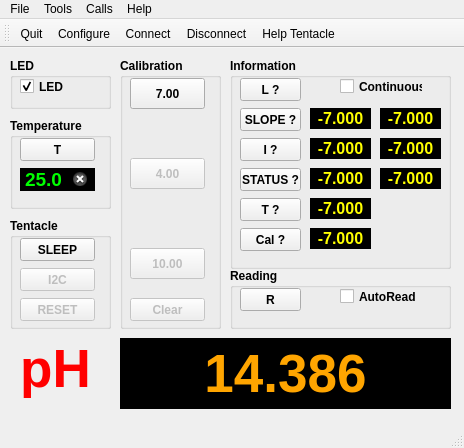
<?xml version="1.0" encoding="UTF-8"?>
<ui version="4.0">
 <class>MainWindow</class>
 <widget class="QMainWindow" name="MainWindow">
  <property name="geometry">
   <rect>
    <x>0</x>
    <y>0</y>
    <width>464</width>
    <height>448</height>
   </rect>
  </property>
  <property name="windowTitle">
   <string>Terminal for Tentacle Mini pH meter</string>
  </property>
  <widget class="QWidget" name="centralWidget">
   <widget class="QGroupBox" name="gbCalibration">
    <property name="geometry">
     <rect>
      <x>120</x>
      <y>10</y>
      <width>101</width>
      <height>271</height>
     </rect>
    </property>
    <property name="font">
     <font>
      <weight>75</weight>
      <bold>true</bold>
     </font>
    </property>
    <property name="title">
     <string>Calibration</string>
    </property>
    <widget class="QPushButton" name="btnCalMid">
     <property name="geometry">
      <rect>
       <x>10</x>
       <y>20</y>
       <width>75</width>
       <height>31</height>
      </rect>
     </property>
     <property name="text">
      <string>7.00</string>
     </property>
    </widget>
    <widget class="QPushButton" name="btnCalLow">
     <property name="enabled">
      <bool>false</bool>
     </property>
     <property name="geometry">
      <rect>
       <x>10</x>
       <y>100</y>
       <width>75</width>
       <height>31</height>
      </rect>
     </property>
     <property name="text">
      <string>4.00</string>
     </property>
    </widget>
    <widget class="QPushButton" name="btnCalHigh">
     <property name="enabled">
      <bool>false</bool>
     </property>
     <property name="geometry">
      <rect>
       <x>10</x>
       <y>190</y>
       <width>75</width>
       <height>31</height>
      </rect>
     </property>
     <property name="text">
      <string>10.00</string>
     </property>
    </widget>
    <widget class="QPushButton" name="btnCalClear">
     <property name="enabled">
      <bool>false</bool>
     </property>
     <property name="geometry">
      <rect>
       <x>10</x>
       <y>240</y>
       <width>75</width>
       <height>23</height>
      </rect>
     </property>
     <property name="text">
      <string>Clear</string>
     </property>
    </widget>
    <widget class="QLabel" name="label_2">
     <property name="geometry">
      <rect>
       <x>16</x>
       <y>55</y>
       <width>64</width>
       <height>40</height>
      </rect>
     </property>
     <property name="text">
      <string/>
     </property>
     <property name="pixmap">
      <pixmap resource="atlasterminal.qrc">:/new/arrows/images/1446825729_icon-arrow-down-b.ico</pixmap>
     </property>
     <property name="scaledContents">
      <bool>true</bool>
     </property>
     <property name="alignment">
      <set>Qt::AlignCenter</set>
     </property>
    </widget>
    <widget class="QLabel" name="label_3">
     <property name="geometry">
      <rect>
       <x>16</x>
       <y>145</y>
       <width>64</width>
       <height>40</height>
      </rect>
     </property>
     <property name="text">
      <string/>
     </property>
     <property name="pixmap">
      <pixmap resource="atlasterminal.qrc">:/new/arrows/images/1446825729_icon-arrow-down-b.ico</pixmap>
     </property>
     <property name="scaledContents">
      <bool>true</bool>
     </property>
     <property name="alignment">
      <set>Qt::AlignCenter</set>
     </property>
    </widget>
   </widget>
   <widget class="QGroupBox" name="groupBox">
    <property name="geometry">
     <rect>
      <x>230</x>
      <y>10</y>
      <width>221</width>
      <height>211</height>
     </rect>
    </property>
    <property name="sizePolicy">
     <sizepolicy hsizetype="Minimum" vsizetype="Fixed">
      <horstretch>0</horstretch>
      <verstretch>0</verstretch>
     </sizepolicy>
    </property>
    <property name="font">
     <font>
      <weight>75</weight>
      <bold>true</bold>
     </font>
    </property>
    <property name="title">
     <string>Information</string>
    </property>
    <widget class="QPushButton" name="btnSlope">
     <property name="geometry">
      <rect>
       <x>10</x>
       <y>50</y>
       <width>61</width>
       <height>23</height>
      </rect>
     </property>
     <property name="text">
      <string>SLOPE ?</string>
     </property>
    </widget>
    <widget class="QPushButton" name="btnInfo">
     <property name="geometry">
      <rect>
       <x>10</x>
       <y>80</y>
       <width>61</width>
       <height>23</height>
      </rect>
     </property>
     <property name="text">
      <string>I ?</string>
     </property>
    </widget>
    <widget class="QPushButton" name="btnStatus">
     <property name="geometry">
      <rect>
       <x>10</x>
       <y>110</y>
       <width>61</width>
       <height>23</height>
      </rect>
     </property>
     <property name="sizePolicy">
      <sizepolicy hsizetype="Minimum" vsizetype="Fixed">
       <horstretch>0</horstretch>
       <verstretch>0</verstretch>
      </sizepolicy>
     </property>
     <property name="text">
      <string>STATUS ?</string>
     </property>
    </widget>
    <widget class="QLabel" name="acidSlopeLabel">
     <property name="geometry">
      <rect>
       <x>80</x>
       <y>50</y>
       <width>61</width>
       <height>21</height>
      </rect>
     </property>
     <property name="font">
      <font>
       <family>Arial</family>
       <pointsize>12</pointsize>
       <weight>75</weight>
       <bold>true</bold>
      </font>
     </property>
     <property name="styleSheet">
      <string notr="true">background: black;
color: yellow;
</string>
     </property>
     <property name="text">
      <string>-7.000</string>
     </property>
     <property name="textFormat">
      <enum>Qt::PlainText</enum>
     </property>
     <property name="alignment">
      <set>Qt::AlignCenter</set>
     </property>
     <property name="margin">
      <number>4</number>
     </property>
    </widget>
    <widget class="QLabel" name="basicSlopeLabel">
     <property name="geometry">
      <rect>
       <x>150</x>
       <y>50</y>
       <width>61</width>
       <height>21</height>
      </rect>
     </property>
     <property name="font">
      <font>
       <family>Arial</family>
       <pointsize>12</pointsize>
       <weight>75</weight>
       <bold>true</bold>
      </font>
     </property>
     <property name="styleSheet">
      <string notr="true">background: black;
color: yellow;
</string>
     </property>
     <property name="text">
      <string>-7.000</string>
     </property>
     <property name="textFormat">
      <enum>Qt::PlainText</enum>
     </property>
     <property name="alignment">
      <set>Qt::AlignCenter</set>
     </property>
     <property name="margin">
      <number>4</number>
     </property>
    </widget>
    <widget class="QLabel" name="probeLabel">
     <property name="geometry">
      <rect>
       <x>80</x>
       <y>80</y>
       <width>61</width>
       <height>21</height>
      </rect>
     </property>
     <property name="font">
      <font>
       <family>Arial</family>
       <pointsize>12</pointsize>
       <weight>75</weight>
       <bold>true</bold>
      </font>
     </property>
     <property name="styleSheet">
      <string notr="true">background: black;
color: yellow;
</string>
     </property>
     <property name="text">
      <string>-7.000</string>
     </property>
     <property name="textFormat">
      <enum>Qt::PlainText</enum>
     </property>
     <property name="alignment">
      <set>Qt::AlignCenter</set>
     </property>
     <property name="margin">
      <number>4</number>
     </property>
    </widget>
    <widget class="QLabel" name="rstLabel">
     <property name="geometry">
      <rect>
       <x>80</x>
       <y>110</y>
       <width>61</width>
       <height>21</height>
      </rect>
     </property>
     <property name="font">
      <font>
       <family>Arial</family>
       <pointsize>12</pointsize>
       <weight>75</weight>
       <bold>true</bold>
      </font>
     </property>
     <property name="styleSheet">
      <string notr="true">background: black;
color: yellow;
</string>
     </property>
     <property name="text">
      <string>-7.000</string>
     </property>
     <property name="textFormat">
      <enum>Qt::PlainText</enum>
     </property>
     <property name="alignment">
      <set>Qt::AlignCenter</set>
     </property>
     <property name="margin">
      <number>4</number>
     </property>
    </widget>
    <widget class="QLabel" name="versionLabel">
     <property name="geometry">
      <rect>
       <x>150</x>
       <y>80</y>
       <width>61</width>
       <height>21</height>
      </rect>
     </property>
     <property name="font">
      <font>
       <family>Arial</family>
       <pointsize>12</pointsize>
       <weight>75</weight>
       <bold>true</bold>
      </font>
     </property>
     <property name="styleSheet">
      <string notr="true">background: black;
color: yellow;
</string>
     </property>
     <property name="text">
      <string>-7.000</string>
     </property>
     <property name="textFormat">
      <enum>Qt::PlainText</enum>
     </property>
     <property name="alignment">
      <set>Qt::AlignCenter</set>
     </property>
     <property name="margin">
      <number>4</number>
     </property>
    </widget>
    <widget class="QLabel" name="voltLabel">
     <property name="geometry">
      <rect>
       <x>150</x>
       <y>110</y>
       <width>61</width>
       <height>21</height>
      </rect>
     </property>
     <property name="font">
      <font>
       <family>Arial</family>
       <pointsize>12</pointsize>
       <weight>75</weight>
       <bold>true</bold>
      </font>
     </property>
     <property name="styleSheet">
      <string notr="true">background: black;
color: yellow;
</string>
     </property>
     <property name="text">
      <string>-7.000</string>
     </property>
     <property name="textFormat">
      <enum>Qt::PlainText</enum>
     </property>
     <property name="alignment">
      <set>Qt::AlignCenter</set>
     </property>
     <property name="margin">
      <number>4</number>
     </property>
    </widget>
    <widget class="QPushButton" name="btnLED">
     <property name="geometry">
      <rect>
       <x>10</x>
       <y>20</y>
       <width>61</width>
       <height>23</height>
      </rect>
     </property>
     <property name="text">
      <string>L ?</string>
     </property>
    </widget>
    <widget class="QPushButton" name="btnGetTemp">
     <property name="geometry">
      <rect>
       <x>10</x>
       <y>140</y>
       <width>61</width>
       <height>23</height>
      </rect>
     </property>
     <property name="text">
      <string>T ?</string>
     </property>
    </widget>
    <widget class="QLabel" name="tempLabel">
     <property name="geometry">
      <rect>
       <x>80</x>
       <y>140</y>
       <width>61</width>
       <height>21</height>
      </rect>
     </property>
     <property name="font">
      <font>
       <family>Arial</family>
       <pointsize>12</pointsize>
       <weight>75</weight>
       <bold>true</bold>
      </font>
     </property>
     <property name="styleSheet">
      <string notr="true">background: black;
color: yellow;
</string>
     </property>
     <property name="text">
      <string>-7.000</string>
     </property>
     <property name="textFormat">
      <enum>Qt::PlainText</enum>
     </property>
     <property name="alignment">
      <set>Qt::AlignCenter</set>
     </property>
     <property name="margin">
      <number>4</number>
     </property>
    </widget>
    <widget class="QPushButton" name="btnCal">
     <property name="geometry">
      <rect>
       <x>10</x>
       <y>170</y>
       <width>61</width>
       <height>23</height>
      </rect>
     </property>
     <property name="text">
      <string>Cal ?</string>
     </property>
    </widget>
    <widget class="QLabel" name="calLabel">
     <property name="geometry">
      <rect>
       <x>80</x>
       <y>170</y>
       <width>61</width>
       <height>21</height>
      </rect>
     </property>
     <property name="font">
      <font>
       <family>Arial</family>
       <pointsize>12</pointsize>
       <weight>75</weight>
       <bold>true</bold>
      </font>
     </property>
     <property name="styleSheet">
      <string notr="true">background: black;
color: yellow;
</string>
     </property>
     <property name="text">
      <string>-7.000</string>
     </property>
     <property name="textFormat">
      <enum>Qt::PlainText</enum>
     </property>
     <property name="alignment">
      <set>Qt::AlignCenter</set>
     </property>
     <property name="margin">
      <number>4</number>
     </property>
    </widget>
    <widget class="QCheckBox" name="contCB">
     <property name="geometry">
      <rect>
       <x>110</x>
       <y>20</y>
       <width>83</width>
       <height>17</height>
      </rect>
     </property>
     <property name="text">
      <string>Continuous</string>
     </property>
    </widget>
   </widget>
   <widget class="QGroupBox" name="gbLED">
    <property name="geometry">
     <rect>
      <x>10</x>
      <y>10</y>
      <width>101</width>
      <height>51</height>
     </rect>
    </property>
    <property name="font">
     <font>
      <weight>75</weight>
      <bold>true</bold>
     </font>
    </property>
    <property name="title">
     <string>LED</string>
    </property>
    <widget class="QCheckBox" name="ledCheckBox">
     <property name="geometry">
      <rect>
       <x>10</x>
       <y>20</y>
       <width>70</width>
       <height>17</height>
      </rect>
     </property>
     <property name="autoFillBackground">
      <bool>false</bool>
     </property>
     <property name="text">
      <string>LED</string>
     </property>
     <property name="checked">
      <bool>true</bool>
     </property>
    </widget>
    <widget class="LedIndicator" name="stateLed" native="true">
     <property name="geometry">
      <rect>
       <x>60</x>
       <y>17</y>
       <width>25</width>
       <height>25</height>
      </rect>
     </property>
    </widget>
   </widget>
   <widget class="QGroupBox" name="gbTemp">
    <property name="geometry">
     <rect>
      <x>10</x>
      <y>70</y>
      <width>101</width>
      <height>91</height>
     </rect>
    </property>
    <property name="font">
     <font>
      <weight>75</weight>
      <bold>true</bold>
     </font>
    </property>
    <property name="title">
     <string>Temperature</string>
    </property>
    <widget class="QPushButton" name="btnSetTemp">
     <property name="geometry">
      <rect>
       <x>10</x>
       <y>20</y>
       <width>75</width>
       <height>23</height>
      </rect>
     </property>
     <property name="text">
      <string>T</string>
     </property>
    </widget>
    <widget class="QLineEdit" name="leTemp">
     <property name="geometry">
      <rect>
       <x>10</x>
       <y>50</y>
       <width>75</width>
       <height>23</height>
      </rect>
     </property>
     <property name="font">
      <font>
       <family>Arial</family>
       <pointsize>14</pointsize>
       <weight>75</weight>
       <bold>true</bold>
      </font>
     </property>
     <property name="autoFillBackground">
      <bool>false</bool>
     </property>
     <property name="styleSheet">
      <string notr="true">background: black;
color: lime;
</string>
     </property>
     <property name="text">
      <string>25.0</string>
     </property>
     <property name="frame">
      <bool>false</bool>
     </property>
     <property name="alignment">
      <set>Qt::AlignCenter</set>
     </property>
     <property name="clearButtonEnabled">
      <bool>true</bool>
     </property>
    </widget>
   </widget>
   <widget class="QGroupBox" name="gbRead">
    <property name="geometry">
     <rect>
      <x>230</x>
      <y>220</y>
      <width>221</width>
      <height>61</height>
     </rect>
    </property>
    <property name="font">
     <font>
      <weight>75</weight>
      <bold>true</bold>
     </font>
    </property>
    <property name="title">
     <string>Reading</string>
    </property>
    <widget class="QPushButton" name="btnpH">
     <property name="geometry">
      <rect>
       <x>10</x>
       <y>20</y>
       <width>61</width>
       <height>23</height>
      </rect>
     </property>
     <property name="text">
      <string>R</string>
     </property>
    </widget>
    <widget class="QCheckBox" name="cbAuto">
     <property name="geometry">
      <rect>
       <x>110</x>
       <y>20</y>
       <width>81</width>
       <height>17</height>
      </rect>
     </property>
     <property name="text">
      <string>AutoRead</string>
     </property>
    </widget>
   </widget>
   <widget class="QLabel" name="pHLabel">
    <property name="geometry">
     <rect>
      <x>120</x>
      <y>290</y>
      <width>331</width>
      <height>71</height>
     </rect>
    </property>
    <property name="font">
     <font>
      <family>Arial</family>
      <pointsize>40</pointsize>
      <weight>75</weight>
      <bold>true</bold>
     </font>
    </property>
    <property name="styleSheet">
     <string notr="true">background: black;
color: orange;
</string>
    </property>
    <property name="text">
     <string>14.386</string>
    </property>
    <property name="textFormat">
     <enum>Qt::PlainText</enum>
    </property>
    <property name="alignment">
     <set>Qt::AlignCenter</set>
    </property>
    <property name="margin">
     <number>4</number>
    </property>
   </widget>
   <widget class="QLabel" name="label">
    <property name="geometry">
     <rect>
      <x>10</x>
      <y>290</y>
      <width>91</width>
      <height>61</height>
     </rect>
    </property>
    <property name="font">
     <font>
      <pointsize>40</pointsize>
      <weight>75</weight>
      <bold>true</bold>
     </font>
    </property>
    <property name="styleSheet">
     <string notr="true">color: red;</string>
    </property>
    <property name="text">
     <string>pH</string>
    </property>
    <property name="alignment">
     <set>Qt::AlignCenter</set>
    </property>
   </widget>
   <widget class="QGroupBox" name="gbSys">
    <property name="geometry">
     <rect>
      <x>10</x>
      <y>170</y>
      <width>101</width>
      <height>111</height>
     </rect>
    </property>
    <property name="font">
     <font>
      <weight>75</weight>
      <bold>true</bold>
     </font>
    </property>
    <property name="title">
     <string>Tentacle</string>
    </property>
    <widget class="QPushButton" name="btnSleep">
     <property name="geometry">
      <rect>
       <x>10</x>
       <y>20</y>
       <width>75</width>
       <height>23</height>
      </rect>
     </property>
     <property name="text">
      <string>SLEEP</string>
     </property>
    </widget>
    <widget class="QPushButton" name="btnI2CAddr">
     <property name="enabled">
      <bool>false</bool>
     </property>
     <property name="geometry">
      <rect>
       <x>10</x>
       <y>50</y>
       <width>75</width>
       <height>23</height>
      </rect>
     </property>
     <property name="text">
      <string>I2C</string>
     </property>
    </widget>
    <widget class="QPushButton" name="btnFactReset">
     <property name="enabled">
      <bool>false</bool>
     </property>
     <property name="geometry">
      <rect>
       <x>10</x>
       <y>80</y>
       <width>75</width>
       <height>23</height>
      </rect>
     </property>
     <property name="text">
      <string>RESET</string>
     </property>
    </widget>
   </widget>
  </widget>
  <widget class="QMenuBar" name="menuBar">
   <property name="geometry">
    <rect>
     <x>0</x>
     <y>0</y>
     <width>464</width>
     <height>21</height>
    </rect>
   </property>
   <widget class="QMenu" name="menuCalls">
    <property name="title">
     <string>Calls</string>
    </property>
    <addaction name="separator"/>
   </widget>
   <widget class="QMenu" name="menuTools">
    <property name="title">
     <string>Tools</string>
    </property>
   </widget>
   <widget class="QMenu" name="menuHelp">
    <property name="title">
     <string>Help</string>
    </property>
   </widget>
   <widget class="QMenu" name="menuFile">
    <property name="title">
     <string>File</string>
    </property>
    <addaction name="actionQuit"/>
   </widget>
   <addaction name="menuFile"/>
   <addaction name="menuTools"/>
   <addaction name="menuCalls"/>
   <addaction name="menuHelp"/>
  </widget>
  <widget class="QStatusBar" name="statusBar"/>
  <widget class="QToolBar" name="toolBar">
   <property name="windowTitle">
    <string>toolBar</string>
   </property>
   <attribute name="toolBarArea">
    <enum>TopToolBarArea</enum>
   </attribute>
   <attribute name="toolBarBreak">
    <bool>false</bool>
   </attribute>
   <addaction name="actionQuit"/>
   <addaction name="actionConfigure"/>
   <addaction name="actionConnect"/>
   <addaction name="actionDisconnect"/>
   <addaction name="action_Help_Tentacle"/>
  </widget>
  <action name="actionQuit">
   <property name="icon">
    <iconset resource="atlasterminal.qrc">
     <normaloff>:/new/images/images/application-exit.png</normaloff>:/new/images/images/application-exit.png</iconset>
   </property>
   <property name="text">
    <string>&amp;Quit</string>
   </property>
   <property name="shortcut">
    <string>Ctrl+Q</string>
   </property>
  </action>
  <action name="actionConnect">
   <property name="icon">
    <iconset resource="atlasterminal.qrc">
     <normaloff>:/new/images/images/connect.png</normaloff>:/new/images/images/connect.png</iconset>
   </property>
   <property name="text">
    <string>&amp;Connect</string>
   </property>
   <property name="toolTip">
    <string>Connect Atlas</string>
   </property>
  </action>
  <action name="actionDisconnect">
   <property name="icon">
    <iconset resource="atlasterminal.qrc">
     <normaloff>:/new/images/images/disconnect.png</normaloff>:/new/images/images/disconnect.png</iconset>
   </property>
   <property name="text">
    <string>&amp;Disconnect</string>
   </property>
   <property name="toolTip">
    <string>Disconnect Atlas</string>
   </property>
  </action>
  <action name="actionConfigure">
   <property name="icon">
    <iconset resource="atlasterminal.qrc">
     <normaloff>:/new/images/images/settings.png</normaloff>:/new/images/images/settings.png</iconset>
   </property>
   <property name="text">
    <string>&amp;Configure</string>
   </property>
   <property name="toolTip">
    <string>Configure Atlas</string>
   </property>
  </action>
  <action name="action_Help_Tentacle">
   <property name="icon">
    <iconset resource="atlasterminal.qrc">
     <normaloff>:/new/images/images/AtlasHelp1.png</normaloff>:/new/images/images/AtlasHelp1.png</iconset>
   </property>
   <property name="text">
    <string>&amp;Help Tentacle</string>
   </property>
  </action>
 </widget>
 <layoutdefault spacing="6" margin="11"/>
 <customwidgets>
  <customwidget>
   <class>LedIndicator</class>
   <extends>QWidget</extends>
   <header>ledindicator.h</header>
   <container>1</container>
  </customwidget>
 </customwidgets>
 <resources>
  <include location="atlasterminal.qrc"/>
 </resources>
 <connections/>
</ui>
